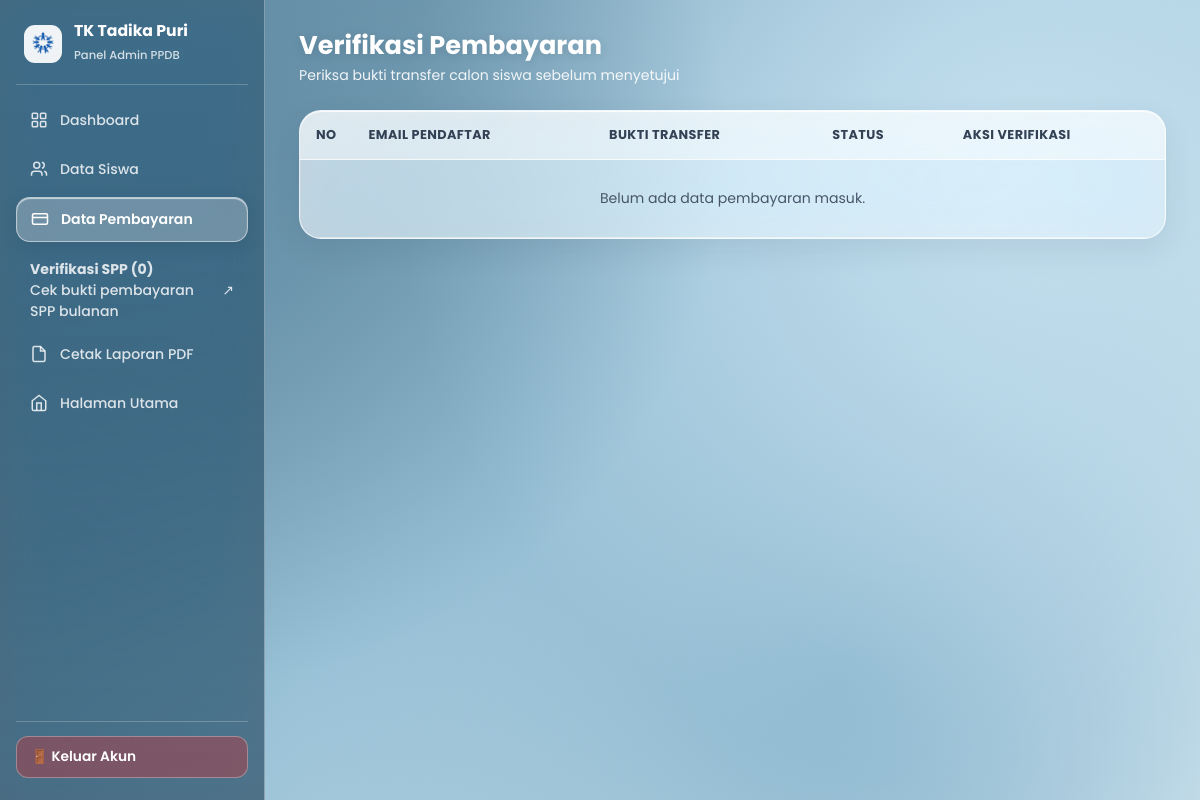
Page /data_pembayaran (signed in) on the earlier database version.
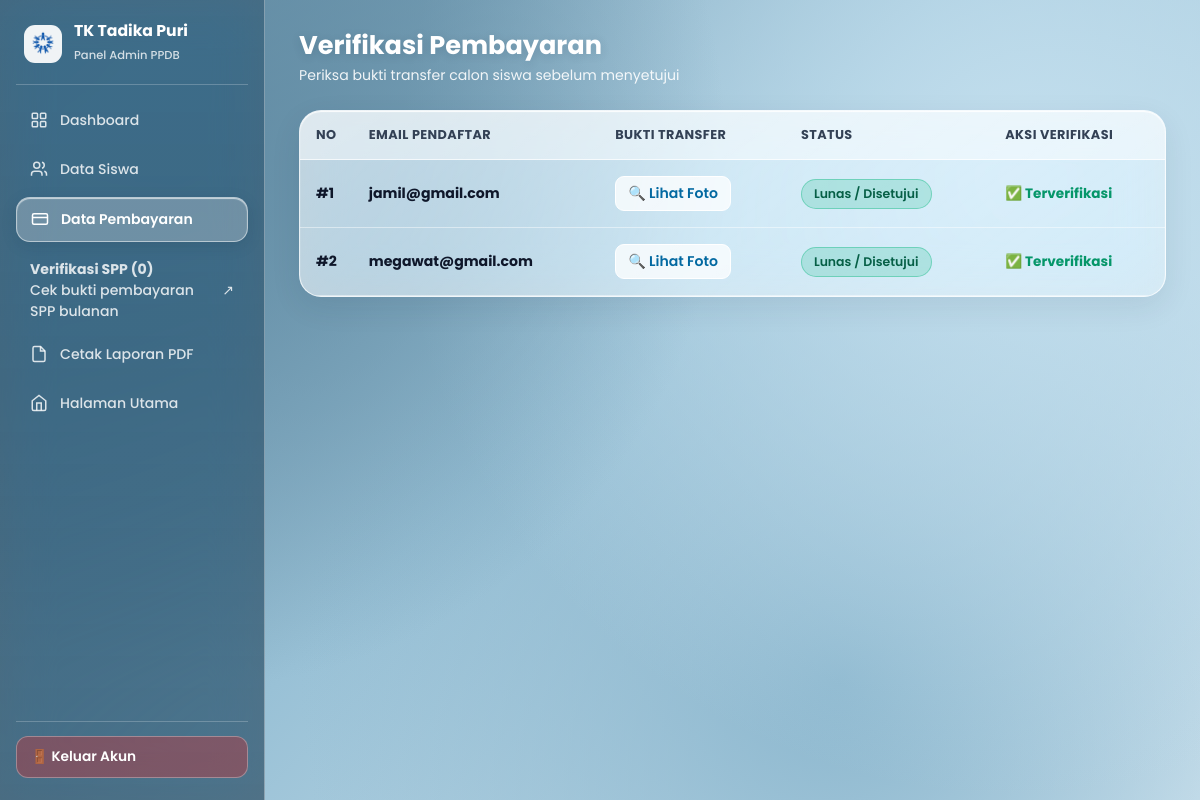
Same page on the later database version.
### tables this page shows
CREATE TABLE pembayaran (
            id_pembayaran INTEGER PRIMARY KEY AUTOINCREMENT,
            email TEXT,
            bukti TEXT,
            status TEXT DEFAULT 'Menunggu Verifikasi'
        , metode_pembayaran TEXT DEFAULT 'Bank BCA', nominal INTEGER DEFAULT 0);

### PythonProject1/app.py (the view)
@app.route('/data_pembayaran')
def data_pembayaran():
    if session.get('role') != 'admin':
        return "Akses Ditolak!"
    conn = get_db()
    cur = conn.cursor()
    cur.execute("""
        SELECT id_pembayaran, email, bukti, status, metode_pembayaran, nominal
        FROM pembayaran
        ORDER BY id_pembayaran DESC
    """)
    data = cur.fetchall()
    conn.close()
    return render_template('data_pembayaran.html', pembayaran=data)

### PythonProject1/app.py (called while the page is built)
def get_db():
    conn = sqlite3.connect(DB_PATH)
    conn.row_factory = sqlite3.Row
    return conn

### PythonProject1/templates/data_pembayaran.html (shortened to what the changed rows need)
<!DOCTYPE html>
<html lang="id">
<head>
</head>
<body>
<div class="admin-layout">
    <aside class="sidebar" id="adminSidebar">
        <div class="sidebar-header">
            <div class="brand-wrap">
                <div class="brand-text">
                    <h2>TK Tadika Puri</h2>
                </div>
            </div>
        </div>
    </aside>
    <main class="main-content">
        <header class="topbar">
            <div class="topbar-title">
                <h1>Verifikasi Pembayaran</h1>
            </div>
        </header>
        <div class="glass-table-wrap">
            <table>
                <thead>
                    <tr>
                        <th style="width: 50px;">No</th>
                        <th>Email Pendaftar</th>
                        <th>Bukti Transfer</th>
                        <th>Status</th>
                        <th>Aksi Verifikasi</th>
                    </tr>
                </thead>
                <tbody>
                    {% for row in pembayaran %}
                    <tr>
                        <td data-label="No. Urut"><b>#{{ loop.index }}</b></td>
                        <td data-label="Email Pendaftar"><b>{{ row.email or '-' }}</b></td>
                        <td data-label="Bukti Bayar">
                            {% if row.bukti %}
                                <a href="{{ url_for('static', filename='bukti/' ~ row.bukti) }}" target="_blank" class="btn-bukti">🔍 Lihat Foto</a>
                            {% else %}
                                <span style="color: #64748b;">Tidak ada file</span>
                            {% endif %}
                        </td>
                        <td data-label="Status">
                            {% if row.status in ['Lunas', 'Disetujui'] %}
                                <span class="badge badge-success">Lunas / Disetujui</span>
                            {% elif row.status == 'Ditolak' %}
                                <span class="badge badge-danger">Ditolak</span>
                            {% else %}
                                <span class="badge badge-pending">Menunggu Verifikasi</span>
                            {% endif %}
                        </td>
                        <td data-label="Aksi">
                            {% if row.status not in ['Lunas', 'Disetujui'] %}
                                <a href="/acc/{{ row.id_pembayaran }}" class="btn-acc">✓ Setujui Pembayaran</a>
                            {% else %}
                                <span style="color: #059669; font-weight: 700; font-size: 0.85rem;">✅ Terverifikasi</span>
                            {% endif %}
                        </td>
                    </tr>
                    {% else %}
                    <tr>
                        <td colspan="5" style="text-align: center; color: #475569; padding: 28px;">Belum ada data pembayaran masuk.</td>
                    </tr>
                    {% endfor %}
                </tbody>
            </table>
        </div>
    </main>
</div>
</body>
</html>

Differences in the rows shown:
added pembayaran: email "jamil@gmail.com", status "Lunas / Disetujui"
added pembayaran: email "megawat@gmail.com", status "Lunas / Disetujui"
Other differences:
text no longer shown: "Belum ada data pembayaran masuk."
